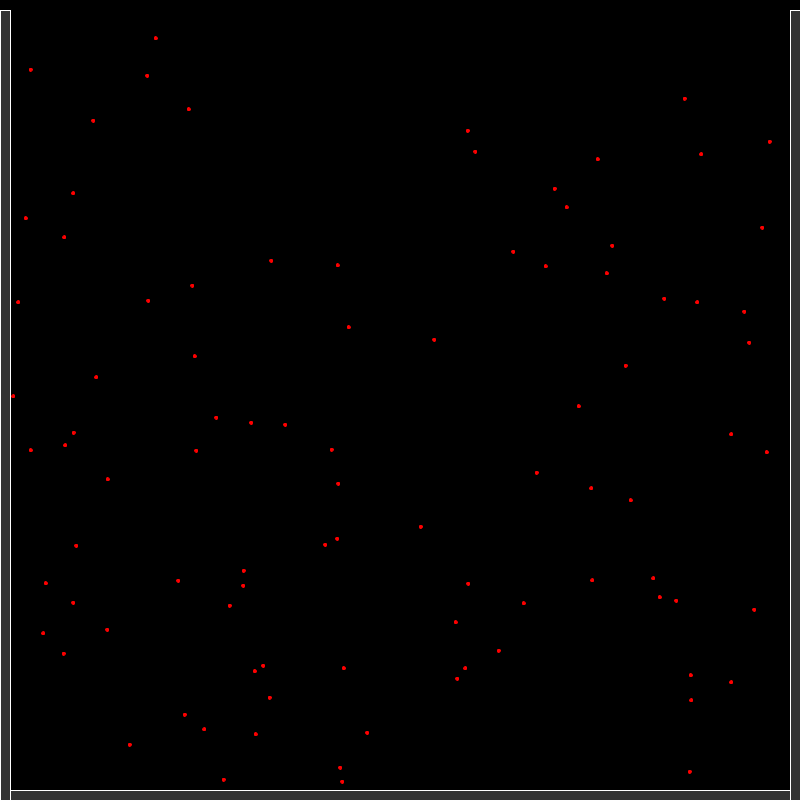
Frame 1 (no input)
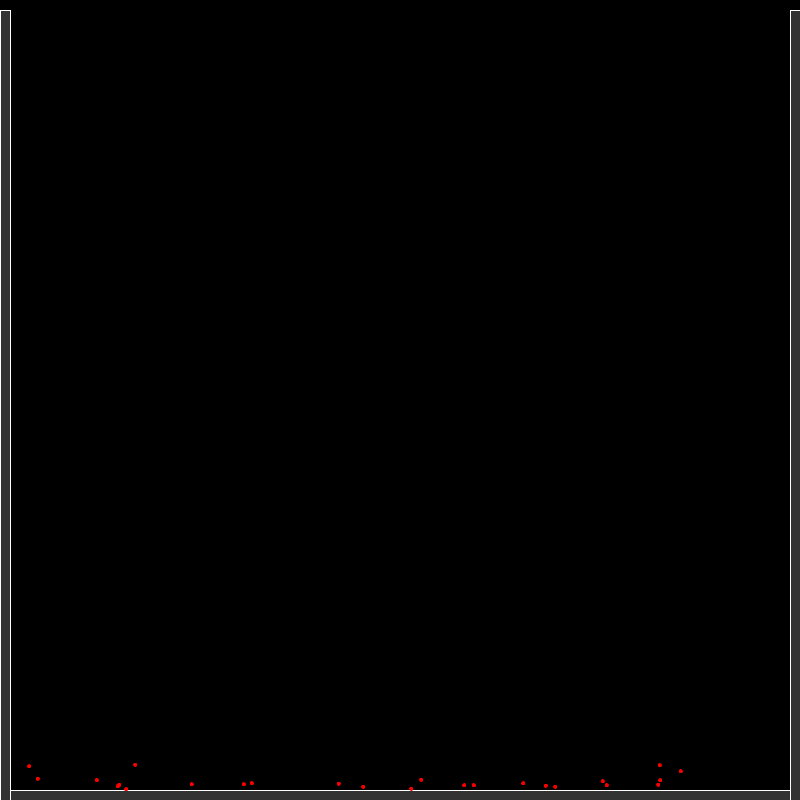
Frame 60 (the mouse pressed at the canvas centre just before this capture)
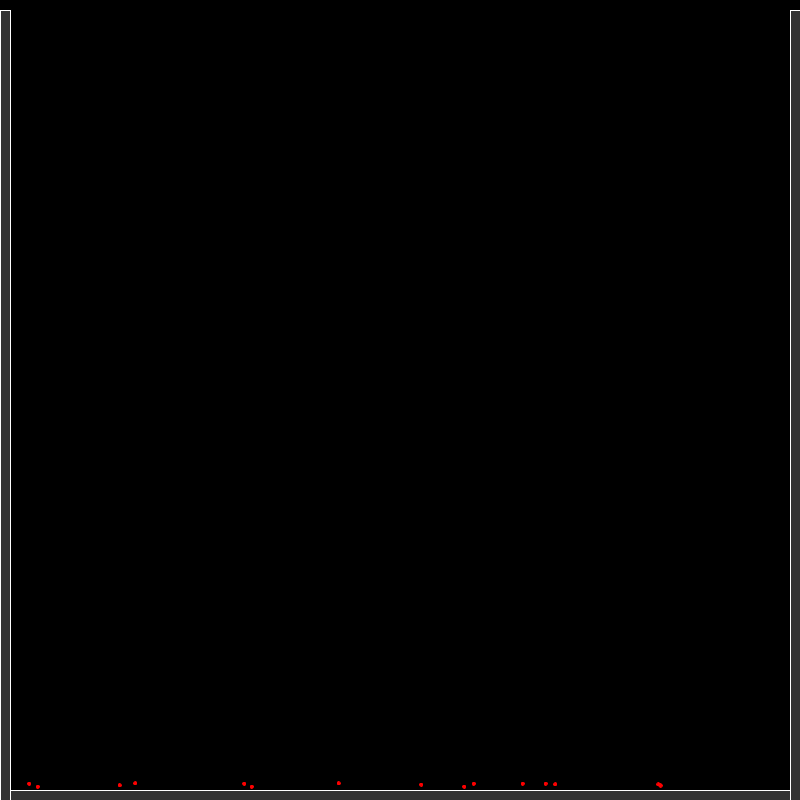
Frame 120 (the mouse held since frame 60 and released just before this capture)

The Processing sketch that drew these frames (run headless with seeded random() and noise(); from frame 60 on, the mouse is pressed at the canvas centre):

// Processing sketch: inline_particle
// ── inline_particle.pde
PVector GRAVITY = new PVector(0,100);



long time() {
  return System.nanoTime();
}

long timeNow = time();
long timeLast = time();
long timeDelta = 0;
float delta = 0;
ArrayList<Particle> particles = new ArrayList<Particle>();
ArrayList<Block> blocks = new ArrayList<Block>();
void setup() {
  
  size(800,800);
  for (int i = 0; i < 100; i += 1) {
    PVector vel = PVector.random2D().mult(random(300));
    particles.add( new Particle(random(width), random(height), vel.x, vel.y));
  }
  
  blocks.add( new Block(0,height-10,width, 10));
  blocks.add( new Block(0,10,10,height));
  blocks.add( new Block(width-10,10,10,height));
  
}


void draw() {
  background(0);
  timeNow = time();
  timeDelta = timeNow - timeLast;
  delta = (float)timeDelta / 1e9;
  timeLast = timeNow;
  
  for (Block b : blocks) {
    BlockDraw(b);
  }
  
  for (Particle p :particles) {
    
    ParticleUpdate(p,delta, blocks);
    
    ParticleDraw(p);
  }
}

// ── Blocks.pde
class Block {
  PVector pos, dims;
  Block(float x, float y, float w, float h) {
    pos = new PVector(x,y);
    dims = new PVector(w,h);
  }
}

void BlockDraw(Block b) {
  stroke(255);
  fill(51);
  rect(b.pos.x, b.pos.y, b.dims.x, b.dims.y);
}

boolean BlockParticleCollide(Block b, Particle p ){
  return (p.pos.x > b.pos.x && p.pos.x < b.pos.x + b.dims.x &&
      p.pos.y > b.pos.y && p.pos.y < b.pos.y + b.dims.y );
}

boolean BlockPointCollide(Block b, PVector p ){
  return (p.x > b.pos.x && p.x < b.pos.x + b.dims.x &&
      p.y > b.pos.y && p.y < b.pos.y + b.dims.y );
}

// ── particle_funcs.pde
class Particle {
  PVector pos, vel;
  Particle(float x, float y, float vx, float vy) {
    pos = new PVector(x, y);
    vel = new PVector(vx, vy);
  }
}

void ParticleUpdate(Particle p, float dt, ArrayList<Block> blocks) {



  addForce(p.vel, GRAVITY);
  PVector np = PVector.add(p.pos, PVector.mult(p.vel, dt));
  for (Block b : blocks) {
    if (BlockPointCollide(b,np)) {
      p.vel.mult(-0.6);
      break;
    }
    
  }
  p.pos.add(PVector.mult(p.vel, dt));
}

void addForce(PVector vel, PVector force) {
  vel.add(force);
  vel.limit(1000);
}

void ParticleDraw(Particle p) {
  stroke(255, 0, 0);
  fill(255, 0, 0);
  ellipse(p.pos.x, p.pos.y, 3, 3);
}
